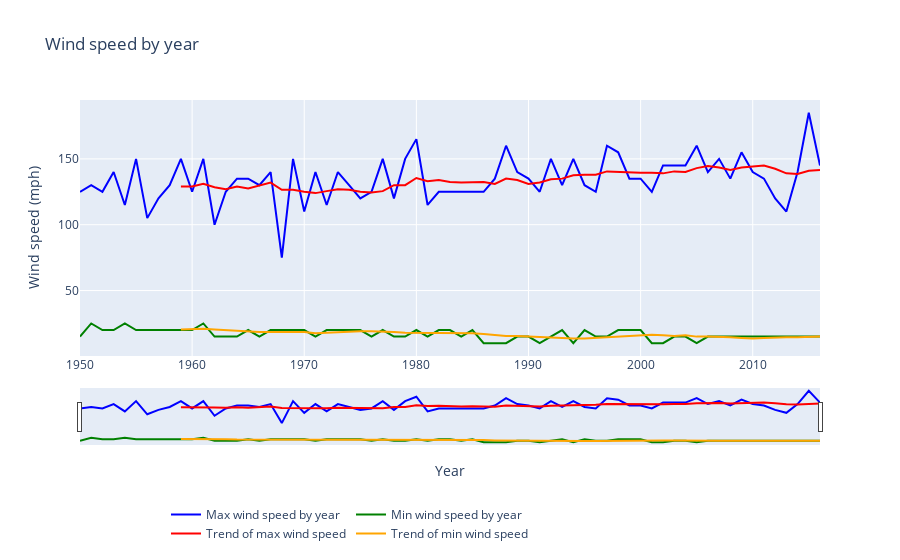

This figure's notebook cell:
### Code cell
fig = go.Figure()
# Maximum wind speed by year
df_grouped_by_year_wind = df.groupby('year')['Wind'].max().reset_index(name='max_wind')
fig.add_trace(go.Scatter(x=df_grouped_by_year_wind['year'], y=df_grouped_by_year_wind['max_wind'], mode='lines', name='Max wind speed by year', line=dict(color='blue')))

# Minimum wind speed by year
df_grouped_by_year_wind_min = df.groupby('year')['Wind'].min().reset_index(name='min_wind')
fig.add_trace(go.Scatter(x=df_grouped_by_year_wind_min['year'], y=df_grouped_by_year_wind_min['min_wind'], mode='lines', name='Min wind speed by year', line=dict(color='green')))

# Rolling mean max
df_grouped_by_year_wind['rolling_mean'] = df_grouped_by_year_wind['max_wind'].rolling(window=10).mean()
fig.add_trace(go.Scatter(x=df_grouped_by_year_wind['year'], y=df_grouped_by_year_wind['rolling_mean'], mode='lines', name='Trend of max wind speed', line=dict(color='red')))

# Rolling mean min
df_grouped_by_year_wind_min['rolling_mean_min'] = df_grouped_by_year_wind_min['min_wind'].rolling(window=10).mean()
fig.add_trace(go.Scatter(x=df_grouped_by_year_wind_min['year'], y=df_grouped_by_year_wind_min['rolling_mean_min'], mode='lines', name='Trend of min wind speed', line=dict(color='orange')))


fig.update_layout(legend=dict(x=0.2, y=-0.75, orientation='h'))
fig.update_layout(title='Wind speed by year')
fig.update_xaxes(title_text='Year')
fig.update_yaxes(title_text='Wind speed (mph)')

fig.update_xaxes(rangeslider_visible=True)
fig.show()

### Figure 1 — Plotly figure (JSON) as saved in the notebook; plotly's stock layout.template omitted (floating-point values rounded to 4 significant figures)
{"data": [{"line": {"color": "blue"}, "mode": "lines", "name": "Max wind speed by year", "type": "scatter", "x": [1950, 1951, 1952, 1953, 1954, 1955, 1956, 1957, 1958, 1959, 1960, 1961, 1962, 1963, 1964, 1965, 1966, 1967, 1968, 1969, 1970, 1971, 1972, 1973, 1974, 1975, 1976, 1977, 1978, 1979, 1980, 1981, 1982, 1983, 1984, 1985, 1986, 1987, 1988, 1989, 1990, 1991, 1992, 1993, 1994, 1995, 1996, 1997, 1998, 1999, 2000, 2001, 2002, 2003, 2004, 2005, 2006, 2007, 2008, 2009, 2010, 2011, 2012, 2013, 2014, 2015, 2016], "y": [125, 130, 125, 140, 115, 150, 105, 120, 130, 150, 125, 150, 100, 125, 135, 135, 130, 140, 75, 150, 110, 140, 115, 140, 130, 120, 125, 150, 120, 150, 165, 115, 125, 125, 125, 125, 125, 135, 160, 140, 135, 125, 150, 130, 150, 130, 125, 160, 155, 135, 135, 125, 145, 145, 145, 160, 140, 150, 135, 155, 140, 135, 120, 110, 140, 185, 145]}, {"line": {"color": "green"}, "mode": "lines", "name": "Min wind speed by year", "type": "scatter", "x": [1950, 1951, 1952, 1953, 1954, 1955, 1956, 1957, 1958, 1959, 1960, 1961, 1962, 1963, 1964, 1965, 1966, 1967, 1968, 1969, 1970, 1971, 1972, 1973, 1974, 1975, 1976, 1977, 1978, 1979, 1980, 1981, 1982, 1983, 1984, 1985, 1986, 1987, 1988, 1989, 1990, 1991, 1992, 1993, 1994, 1995, 1996, 1997, 1998, 1999, 2000, 2001, 2002, 2003, 2004, 2005, 2006, 2007, 2008, 2009, 2010, 2011, 2012, 2013, 2014, 2015, 2016], "y": [15, 25, 20, 20, 25, 20, 20, 20, 20, 20, 20, 25, 15, 15, 15, 20, 15, 20, 20, 20, 20, 15, 20, 20, 20, 20, 15, 20, 15, 15, 20, 15, 20, 20, 15, 20, 10, 10, 10, 15, 15, 10, 15, 20, 10, 20, 15, 15, 20, 20, 20, 10, 10, 15, 15, 10, 15, 15, 15, 15, 15, 15, 15, 15, 15, 15, 15]}, {"line": {"color": "red"}, "mode": "lines", "name": "Trend of max wind speed", "type": "scatter", "x": [1950, 1951, 1952, 1953, 1954, 1955, 1956, 1957, 1958, 1959, 1960, 1961, 1962, 1963, 1964, 1965, 1966, 1967, 1968, 1969, 1970, 1971, 1972, 1973, 1974, 1975, 1976, 1977, 1978, 1979, 1980, 1981, 1982, 1983, 1984, 1985, 1986, 1987, 1988, 1989, 1990, 1991, 1992, 1993, 1994, 1995, 1996, 1997, 1998, 1999, 2000, 2001, 2002, 2003, 2004, 2005, 2006, 2007, 2008, 2009, 2010, 2011, 2012, 2013, 2014, 2015, 2016], "y": [null, null, null, null, null, null, null, null, null, 129, 129, 131, 128.5, 127, 129, 127.5, 130, 132, 126.5, 126.5, 125, 124, 125.5, 127, 126.5, 125, 124.5, 125.5, 130, 130, 135.5, 133, 134, 132.5, 132, 132.5, 132.5, 131, 135, 134, 131, 132, 134.5, 135, 137.5, 138, 138, 140.5, 140, 139.5, 139.5, 139.5, 139, 140.5, 140, 143, 144.5, 143.5, 141.5, 143.5, 144, 145, 142.5, 139, 138.5, 141, 141.5]}, {"line": {"color": "orange"}, "mode": "lines", "name": "Trend of min wind speed", "type": "scatter", "x": [1950, 1951, 1952, 1953, 1954, 1955, 1956, 1957, 1958, 1959, 1960, 1961, 1962, 1963, 1964, 1965, 1966, 1967, 1968, 1969, 1970, 1971, 1972, 1973, 1974, 1975, 1976, 1977, 1978, 1979, 1980, 1981, 1982, 1983, 1984, 1985, 1986, 1987, 1988, 1989, 1990, 1991, 1992, 1993, 1994, 1995, 1996, 1997, 1998, 1999, 2000, 2001, 2002, 2003, 2004, 2005, 2006, 2007, 2008, 2009, 2010, 2011, 2012, 2013, 2014, 2015, 2016], "y": [null, null, null, null, null, null, null, null, null, 20.5, 21, 21, 20.5, 20, 19, 19, 18.5, 18.5, 18.5, 18.5, 18.5, 17.5, 18, 18.5, 19, 19, 19, 19, 18.5, 18, 18, 18, 18, 18, 17.5, 17.5, 17, 16, 15.5, 15.5, 15, 14.5, 14, 14, 13.5, 13.5, 14, 14.5, 15.5, 16, 16.5, 16.5, 16, 15.5, 16, 15, 15, 15, 14.5, 14, 13.5, 14, 14.5, 14.5, 14.5, 15, 15]}], "layout": {"legend": {"orientation": "h", "x": 0.2, "y": -0.75}, "title": {"text": "Wind speed by year"}, "xaxis": {"rangeslider": {"visible": true}, "title": {"text": "Year"}}, "yaxis": {"title": {"text": "Wind speed (mph)"}}}}
